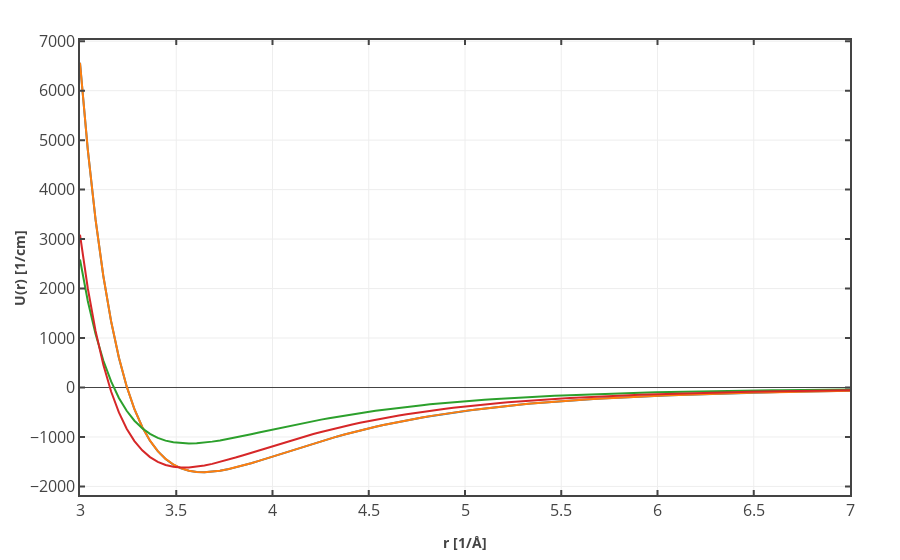

Notebook source saved alongside this figure:
### Code cell
data=[]
trace1=go.Scatter(
            x=x,
            y=ehcp_lj,
            name='HCP'
            )
data.append(trace1)
trace1=go.Scatter(
            x=x,
            y=efcc_lj,
            name='FCC'
            )
data.append(trace1)
trace1=go.Scatter(
            x=x,
            y=esc_lj,
            name='SC'
            )
data.append(trace1)
trace1=go.Scatter(
            x=x,
            y=ebcc_lj,
            name='BCC'
            )
data.append(trace1)
layout = go.Layout(
#     title="<b>Argon L-J model</b>",
    xaxis=dict(
                title = '<b>r [1/Å]</b>',
                showline=True,
                mirror="ticks",
                ticks="inside",
                tickfont=dict(
                    size=16,
                    ),
                linewidth=2,
                tickwidth=2,
              ),        
    yaxis=dict(
                title = '<b>U(r) [1/cm]</b>',
                showline=True,
                mirror="ticks",
                ticks="inside",
                tickfont=dict(
                    size=16,
                    ),
                linewidth=2,
                tickwidth=2,
                tickprefix="  ",
#                 tickformat="1e"
    ),
    showlegend=False,
    legend=dict(
        font=dict( family='sans-serif', size=16 , color='#000' ),
        x=0.8,y=0.9
    ),
    margin=dict(
        l=80,
        r=50,
        b=65,
        t=40
    ),
)
fig2 = go.Figure(data=data, layout=layout)
py.iplot(fig2, filename='aGNR',show_link=False)
